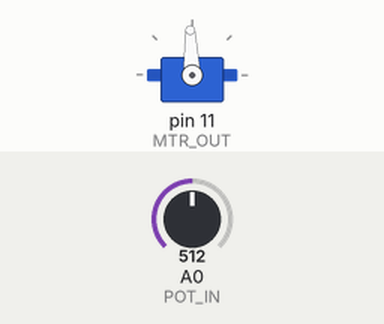
This sketch was run on a simulated Arduino Uno, built with avr-gcc and run on an emulated ATmega328P. Parts: servo. Inputs (shaded band) come from the test bench; at power-on: A0 (POT_IN) = 512. What the sketch prints to the serial monitor is not drawn.

Above: at 1.2 s.
1.3 s: A0 (POT_IN) set to 716
At 1.9 s:
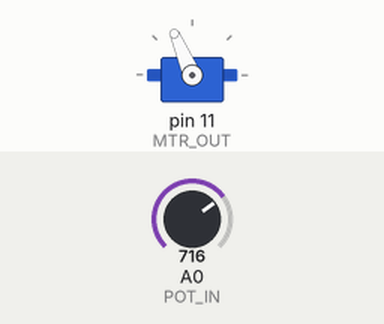
2.8 s: A0 (POT_IN) set to 900
At 3.1 s:
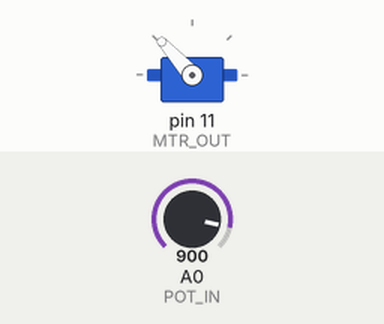
4.3 s: A0 (POT_IN) set to 1023
At 5.4 s:
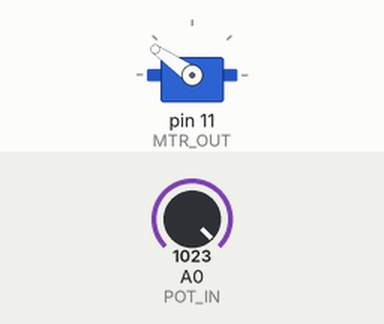
5.8 s: A0 (POT_IN) set to 306
At 6.6 s:
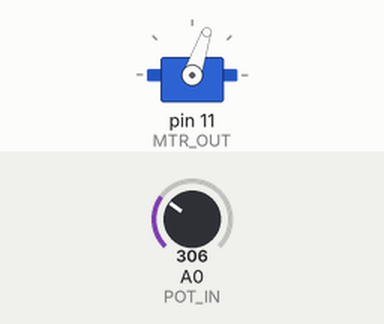
7.3 s: A0 (POT_IN) set to 122
At 7.7 s:
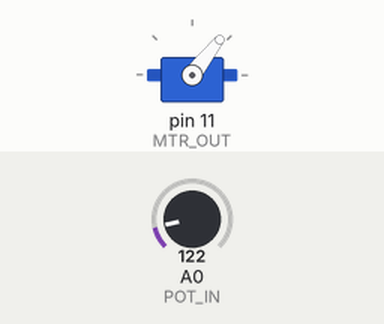
8.8 s: A0 (POT_IN) set to 511
At 10.1 s:
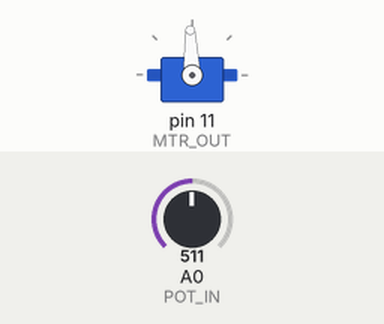
Timing chart, 0 to 11.3 s (numbered marks = the images above; inputs shaded):
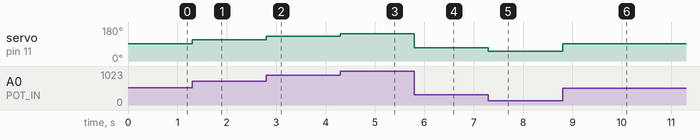

Measured:
- after the input at 1.3 s, servo on pin 11 (MTR_OUT): 92° → 113° at once
- after the input at 2.8 s, servo on pin 11 (MTR_OUT): 113° → 132° at once
- after the input at 4.3 s, servo on pin 11 (MTR_OUT): 132° → 145° at once
- after the input at 5.8 s, servo on pin 11 (MTR_OUT): 145° → 71° at once
- after the input at 7.3 s, servo on pin 11 (MTR_OUT): 71° → 52° at once
- after the input at 8.8 s, servo on pin 11 (MTR_OUT): 52° → 92° at once

The sketch:

DrewBox.ino
```cpp
/*
 * If using the same arduino that the box was made with: you need to use the "old bootloader" option when uploading code
 * POT should output 1023-0
 * Dividing by 4 gives 255-0, which is the correct range for PWM outputs
 * ^^^That is the theoretical range. On testing, the current code lines function correctly^^^
 * See bottom for full wiring
*/
#include <Servo.h>
int POT_IN = A0;  //A0  pin, when looking at the board
int MTR_OUT = 11; //D11 pin, when looking at the board
Servo vic;
int val = 0;

void setup() {
  //Set Pot data line to input
  pinMode(POT_IN, INPUT);
  vic.attach(MTR_OUT);
  //All serial lines are debug-specific
  Serial.begin(115200);

}

void loop() {
  //Recieve value 0-1023
  val = analogRead(POT_IN);
  //Change the 0-1023 range into a 40-145 range
  //Don't ask me why 40-145, that's the range that works
  val = map(val, 0, 1023, 40, 145);
  //Create a deadband so the zero doesn't need to be perfetly balanced
  if(86 < val && val < 99) {val = 92;}
  Serial.println(val);
  vic.write(val);
}

/*    WIRING FOR ENCLOSED, CAN-LESS BOX, USED FOR CIM AND NEO
 * The ground of the victor should connect directly to:
 *  The victor PWM
 *  The power switch
 *  The POT
 *
 * Victor power   ->   +   on the switch
 * PWM Signal     ->   D11 on the Arduino
 * Switch ground  ->   GND on the Arduino
 * Switch signal  ->   VIN on the Arduino
 * Pot Power      ->   5V  on the Arduino
 * Pot Signal     ->   A0  on the Arduino
 */

// Code is the same for both boxes, but wiring changes

 /*    WIRING FOR CAN-COMPATIBLE BOX, USED FOR FALCON
 * The ground WAGO terminal should contain:
 *  Battery GND
 *  Switch GND
 *  Potentiometer GND
 *  Arduino GND
 *  Output GND
 *
 *  The power WAGO terminal should contain:
 *  Battery 12v
 *  Switch +
 *  Output 12v
 *
 * Switch signal  ->   VIN on the Arduino
 * CAN Yellow     ->   D11 on the Arduino
 * CAN Green      ->   GND on the Arduino
 * Pot Power      ->   5V  on the Arduino
 * Pot Signal     ->   A0  on the Arduino
 */
```
